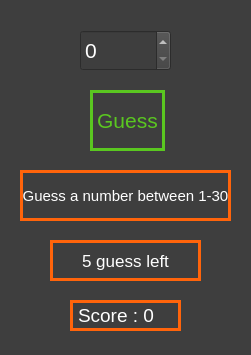
<?xml version="1.0" encoding="UTF-8"?>
<ui version="4.0">
 <class>GuessNumber</class>
 <widget class="QWidget" name="GuessNumber">
  <property name="geometry">
   <rect>
    <x>0</x>
    <y>0</y>
    <width>251</width>
    <height>355</height>
   </rect>
  </property>
  <property name="windowTitle">
   <string>GuessNumber</string>
  </property>
  <property name="styleSheet">
   <string notr="true">background-color: rgb(62, 62, 62);</string>
  </property>
  <widget class="QPushButton" name="btn_guess">
   <property name="geometry">
    <rect>
     <x>90</x>
     <y>90</y>
     <width>75</width>
     <height>61</height>
    </rect>
   </property>
   <property name="font">
    <font>
     <pointsize>16</pointsize>
    </font>
   </property>
   <property name="styleSheet">
    <string notr="true">color: rgb(90, 199, 32);
border-color:  rgb(90, 199, 32);
border-style:solid;
border-width:3px;</string>
   </property>
   <property name="text">
    <string>Guess</string>
   </property>
  </widget>
  <widget class="QLabel" name="lbl_status">
   <property name="geometry">
    <rect>
     <x>20</x>
     <y>170</y>
     <width>211</width>
     <height>51</height>
    </rect>
   </property>
   <property name="font">
    <font>
     <pointsize>11</pointsize>
    </font>
   </property>
   <property name="styleSheet">
    <string notr="true">color: rgb(255, 255, 255);
border-color: rgb(255, 100, 11);
border-style:solid;
border-width:3px;</string>
   </property>
   <property name="text">
    <string>Guess a number between 1-30</string>
   </property>
   <property name="alignment">
    <set>Qt::AlignCenter</set>
   </property>
  </widget>
  <widget class="QSpinBox" name="nums">
   <property name="geometry">
    <rect>
     <x>80</x>
     <y>30</y>
     <width>91</width>
     <height>41</height>
    </rect>
   </property>
   <property name="font">
    <font>
     <pointsize>16</pointsize>
    </font>
   </property>
   <property name="styleSheet">
    <string notr="true">color: rgb(255, 255, 255);</string>
   </property>
  </widget>
  <widget class="QLabel" name="lbl_guess">
   <property name="geometry">
    <rect>
     <x>50</x>
     <y>240</y>
     <width>151</width>
     <height>41</height>
    </rect>
   </property>
   <property name="font">
    <font>
     <pointsize>13</pointsize>
    </font>
   </property>
   <property name="styleSheet">
    <string notr="true">color: rgb(255, 255, 255);
border-color: rgb(255, 100, 11);
border-style:solid;
border-width:3px;</string>
   </property>
   <property name="text">
    <string>5 guess left</string>
   </property>
   <property name="alignment">
    <set>Qt::AlignCenter</set>
   </property>
  </widget>
  <widget class="QLabel" name="lbl_score">
   <property name="geometry">
    <rect>
     <x>70</x>
     <y>300</y>
     <width>111</width>
     <height>31</height>
    </rect>
   </property>
   <property name="font">
    <font>
     <pointsize>14</pointsize>
    </font>
   </property>
   <property name="styleSheet">
    <string notr="true">color: rgb(255, 255, 255);
border-color: rgb(255, 100, 11);
border-style:solid;
border-width:3px;</string>
   </property>
   <property name="text">
    <string>Score : 0</string>
   </property>
  </widget>
 </widget>
 <resources/>
 <connections/>
</ui>
